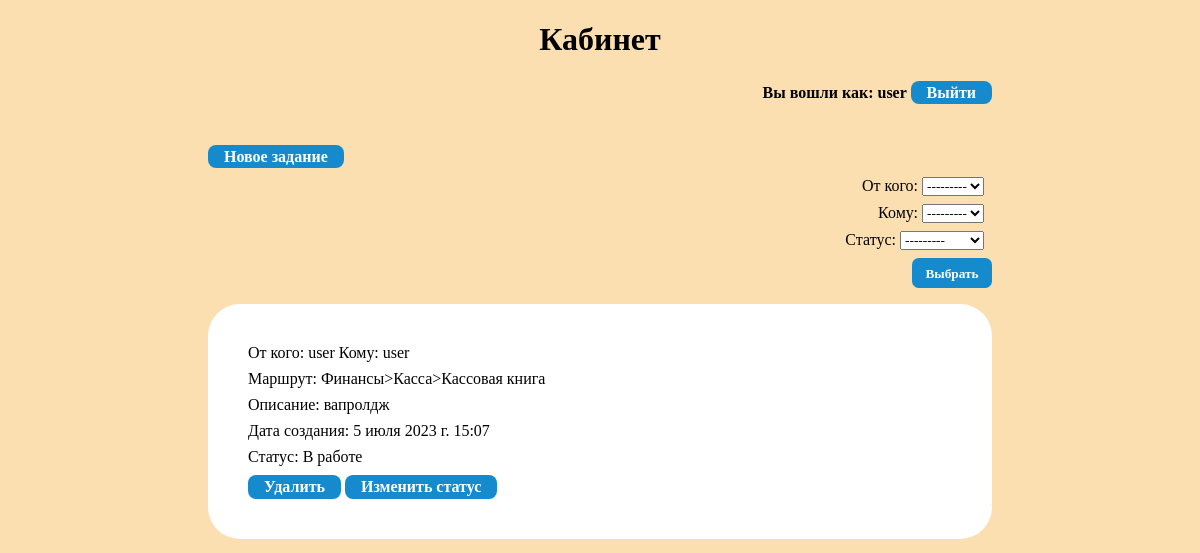
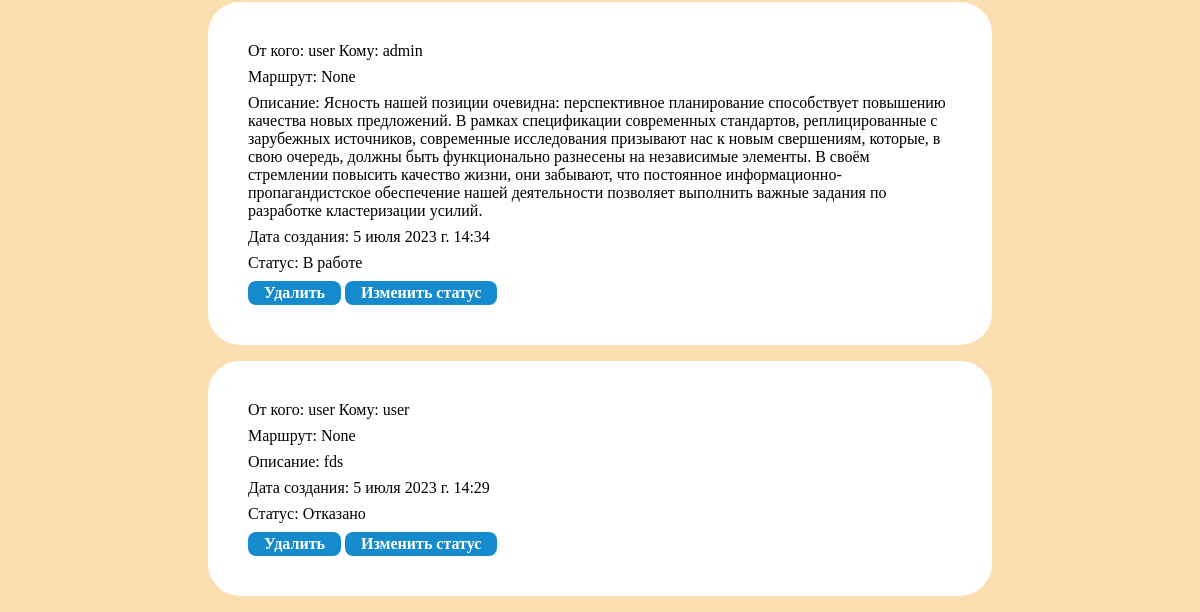
The page /cabinet/ (signed in) on the database as committed earlier (2 pictures, top to bottom).
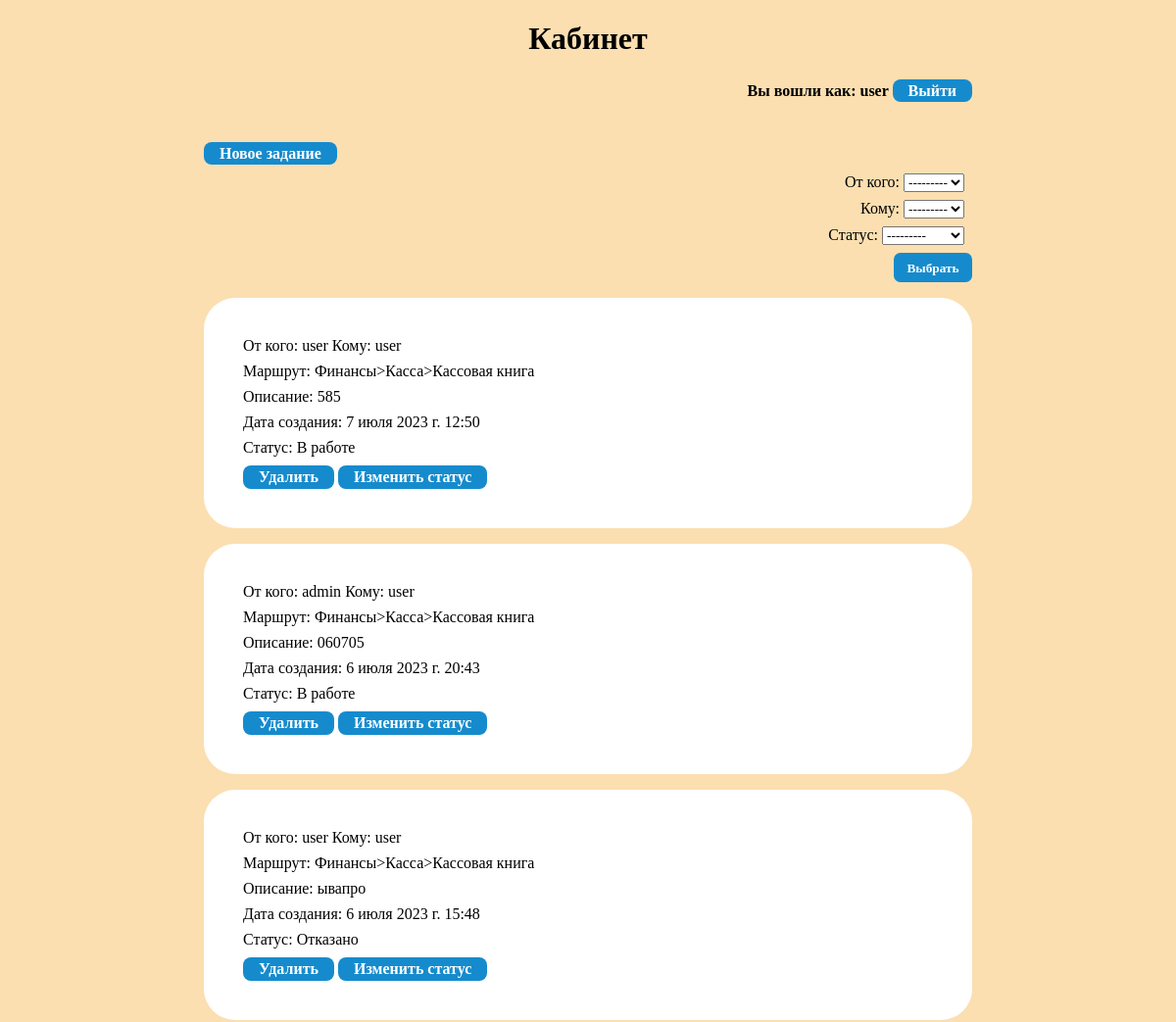
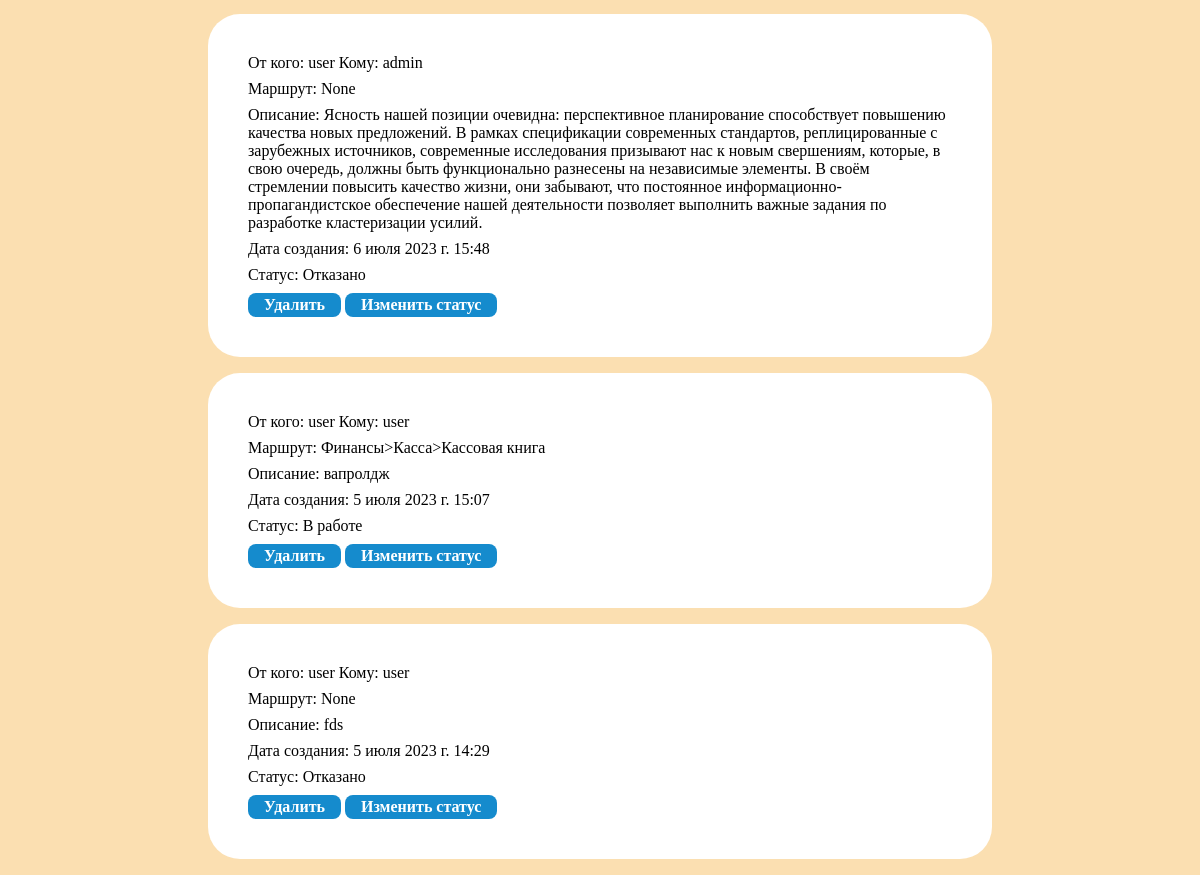
The same page on the database as committed later (2 pictures, top to bottom).
### tasks/models.py (models this page shows, shortened)
class Task(models.Model):
    class Status(models.TextChoices):
        CREATED = "CR", "В работе"
        REJECTED = "RJ", "Отказано"
        FINISHED = "FN", "Завершено"
    user_to = models.ForeignKey(User, verbose_name='Кому', null=True, blank=True, related_name="actor", on_delete=models.PROTECT, default=None)
    user_from = models.ForeignKey(User, null=True, verbose_name='От кого', blank=True, related_name="creator", on_delete=models.PROTECT, default=None)
    menu_point = models.ForeignKey(MenuPoint, null=True, blank=True, on_delete=models.PROTECT, default=None)
    current_status = models.CharField(max_length=2, verbose_name='Статус', choices=Status.choices, default=Status.CREATED)
    description = models.TextField(verbose_name='Описание')
    date_create = models.DateTimeField(auto_now_add=True)

class MenuPoint(models.Model):
    parent = models.ForeignKey('self', null=True, blank=True, on_delete=models.PROTECT, related_name='child')
    menu_point_name = models.CharField(max_length=50)
    def get_full_path(self):
        return f'{self.parent.get_full_path()}>{self.menu_point_name}' if self.parent else self.menu_point_name
    def __str__(self):
        return self.get_full_path()

### tasks/views.py (the view)
# urls.py: path('cabinet/', views.TaskList.as_view(), name="cabinet"),
class TaskList(LocalLoginRequiredMixin, ListView):
    model = Task
    queryset = Task.objects.all()
    def get_context_data(self, *, object_list=None, **kwargs):
        res = super().get_context_data(object_list=None, **kwargs)
        res.update({"user_name": self.request.user.username})
        res['form']=self.filterset.form
        return res
    def get_queryset(self):
        queryset = super().get_queryset()
        queryset = queryset.filter(Q(user_to=self.request.user) | Q(user_from=self.request.user)).order_by('-date_create')
        self.filterset = TaskFilter(self.request.GET,queryset=queryset)
        return self.filterset.qs

### tasks/templates/tasks/task_list.html (shortened to what this page needs)
{% extends "base.html" %}
{% block header %}Кабинет{% endblock header %}
{% block content %}
    <h4 align="right">
    Вы вошли как: {{ user_name }}
    <a href="{% url 'logout' %}">Выйти</a>
    </h4>
    <br>
    <a href="{% url 'new_task' %}">Новое задание</a>
    <form align="right" method="GET" action="{% url 'cabinet' %}">
        {{ form.as_p }}
        <input type="submit" value="Выбрать">
    </form>
    <ul>
      {% for article in object_list %}
      <li>
          <p>От кого: {{ article.user_from }} Кому: {{ article.user_to }}</p>
          <p>Маршрут: {{ article.menu_point }}</p>
          <p>Описание: {{ article.description }}</p>
          <p>Дата создания: {{ article.date_create }}</p>
          <p>Статус: {{ article.get_current_status_display }}</p>
          <p>
          <a href="{% url 'delete' article.id %}">Удалить</a>
          <a href="{% url 'update' article.id %}">Изменить статус</a>
          </p>
      </li>
        {% empty %}
      <li>No articles yet.</li>
        {% endfor %}
    </ul>
{% endblock content %}

### tasks/templates/base.html (shortened to what this page needs)
<!DOCTYPE html>
<html lang="en">
<head>
</head>
<body>
<h1 align="center">{% block header %}{% endblock header %}</h1>
<div>{% block content %}{% endblock content %}</div>
</body>
</html>

### tasks/templates/base.html (style rules this page uses)
* { font-family: "Comic Sans MS", "Comic Sans", cursive; }
p { margin: 0.5em }
ul { padding: 0em }
li { margin-left: 0em; margin-right: 0em; margin-top: 1em; background: #ffffff; list-style-type: none; width:45em; padding: 2em; border-radius: 2em; }
a,input[type=submit] { width: auto; display: inline; background: #158bcd; border-radius: 0.5em; color: white; font-weight: bold; line-height: 25px; text-align: center; padding-left: 1em; padding-right: 1em; padding-top:0.2em; padding-bottom:0.2em; text-decoration: none; }
a { height: auto; }
input[type=submit] { border:none; }
body { max-width: max-content; margin: auto; background: #fbdfb1; }

Rows that differ between the two databases and show on the page:
added Task: user_from "user", user_to "user", menu_point "Финансы>Касса>Кассовая книга", description "585", date_create "7 июля 2023 г. 12:50", current_status "В работе"
added Task: user_from "admin", user_to "user", menu_point "Финансы>Касса>Кассовая книга", description "060705", date_create "6 июля 2023 г. 20:43", current_status "В работе"
added Task: user_from "user", user_to "user", menu_point "Финансы>Касса>Кассовая книга", description "ывапро", date_create "6 июля 2023 г. 15:48", current_status "Отказано"
changed Task (number 4 of 6 on the later page): date_create "5 июля 2023 г. 14:34" → "6 июля 2023 г. 15:48"; current_status "В работе" → "Отказано"; moves up the list
